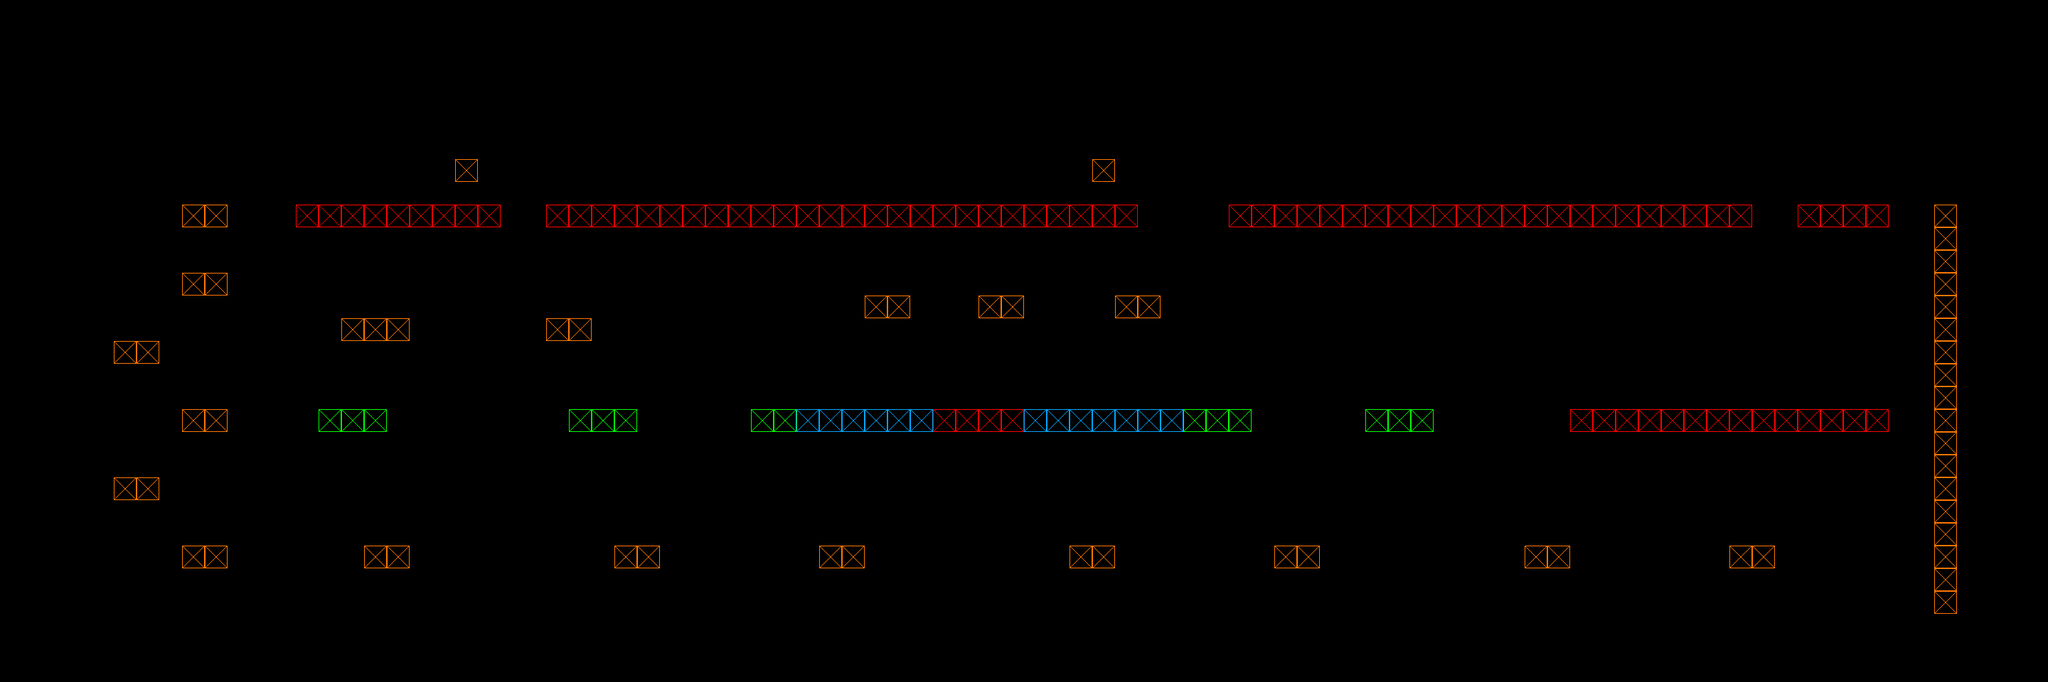

This game map was drawn from its Tiled (.tmx) file and the tilesets committed beside it. A one-line description and the trimmed map source follow:
An orthogonal 90x30 tile map with 32x32 px tiles, 2 tile layers (prototype, collisions), 2 hidden layers not drawn, 5 tilesets and 32 objects (19x Enemy, 10x Turret, Player, Goal, Door).

<map version="1.10" tiledversion="1.12.1" orientation="orthogonal" renderorder="right-down" width="90" height="30" tilewidth="32" tileheight="32" infinite="0" nextlayerid="6" nextobjectid="49">
 <editorsettings>
  <export target="../../src/PolyGone/Maps/Level1-Dylan.json" format="json" />
 </editorsettings>
 <tileset firstgid="1" source="../TiledSets/Proto.tsx" />
 <tileset firstgid="65" source="../TiledSets/CollisionTiles.tsx" />
 <tileset firstgid="81" source="../TiledSets/PlayerSheet.tsx" />
 <tileset firstgid="85" source="../TiledSets/TextureSheet.tsx" />
 <tileset firstgid="149" source="../TiledSets/EnemySheet.tsx" />
 <imagelayer id="5" name="background" visible="0" parallaxx="0.8" parallaxy="0.9" repeatx="1" repeaty="1">
  <image source="../../src/PolyGone/Content/Textures/Backgrounds/CastleBackground.png" width="256" height="256" />
 </imagelayer>
 <layer id="1" name="prototype" width="90" height="30">
  <data>[2700 cells, 1288 non-empty, 5 distinct tile ids]</data>
 </layer>
 <layer id="4" name="tiles" width="90" height="30" visible="0">
  <data>[2700 cells, 1288 non-empty, 17 distinct tile ids]</data>
 </layer>
 <objectgroup id="3" name="objects">
  <object id="2" type="Player" gid="81" x="128" y="864" width="32" height="32" />
  <object id="3" name="Goal" type="Goal" x="2720" y="576" width="32" height="32" />
  <object id="4" name="Hub" type="Door" x="96" y="864" width="32" height="32">
   <properties>
    <property name="connects" value="Hub" />
    <property name="loadX" type="int" value="64" />
    <property name="loadY" type="int" value="576" />
   </properties>
  </object>
  <object id="5" type="Enemy" gid="149" x="448" y="224" width="32" height="32" />
  <object id="11" type="Enemy" gid="149" x="832" y="224" width="32" height="32" />
  <object id="12" type="Enemy" gid="149" x="1088" y="224" width="32" height="32" />
  <object id="13" type="Enemy" gid="149" x="1280" y="224" width="32" height="32" />
  <object id="14" type="Enemy" gid="149" x="1632" y="288" width="32" height="32" />
  <object id="15" type="Enemy" gid="149" x="1984" y="224" width="32" height="32" />
  <object id="16" type="Enemy" gid="149" x="2304" y="224" width="32" height="32" />
  <object id="17" type="Enemy" gid="149" x="2592" y="224" width="32" height="32" />
  <object id="19" type="Turret" gid="150" x="544" y="768" width="32" height="32" />
  <object id="21" type="Turret" gid="150" x="864" y="768" width="32" height="32" />
  <object id="22" type="Turret" gid="150" x="1152" y="768" width="32" height="32" />
  <object id="23" type="Turret" gid="150" x="1536" y="768" width="32" height="32" />
  <object id="24" type="Turret" gid="150" x="1792" y="768" width="32" height="32" />
  <object id="25" type="Turret" gid="150" x="2176" y="768" width="32" height="32" />
  <object id="26" type="Turret" gid="150" x="2464" y="768" width="32" height="32" />
  <object id="27" type="Enemy" gid="149" x="672" y="704" width="32" height="32" />
  <object id="28" type="Enemy" gid="149" x="1088" y="800" width="32" height="32" />
  <object id="29" type="Enemy" gid="149" x="1312" y="736" width="32" height="32" />
  <object id="30" type="Enemy" gid="149" x="1664" y="704" width="32" height="32" />
  <object id="31" type="Enemy" gid="149" x="1952" y="800" width="32" height="32" />
  <object id="32" type="Enemy" gid="149" x="2336" y="704" width="32" height="32" />
  <object id="36" type="Enemy" gid="149" x="672" y="416" width="32" height="32" />
  <object id="39" type="Enemy" gid="149" x="992" y="448" width="32" height="32" />
  <object id="40" type="Enemy" gid="149" x="1824" y="448" width="32" height="32" />
  <object id="42" type="Enemy" gid="149" x="2112" y="448" width="32" height="32" />
  <object id="44" type="Enemy" gid="149" x="2432" y="480" width="32" height="32" />
  <object id="45" type="Turret" gid="150" x="1248" y="416" width="32" height="32" />
  <object id="46" type="Turret" gid="150" x="1408" y="416" width="32" height="32" />
  <object id="48" type="Turret" gid="150" x="1568" y="416" width="32" height="32" />
 </objectgroup>
 <layer id="2" name="collisions" width="90" height="30">
  <data>[2700 cells, 1288 non-empty, 5 distinct tile ids]</data>
 </layer>
</map>
